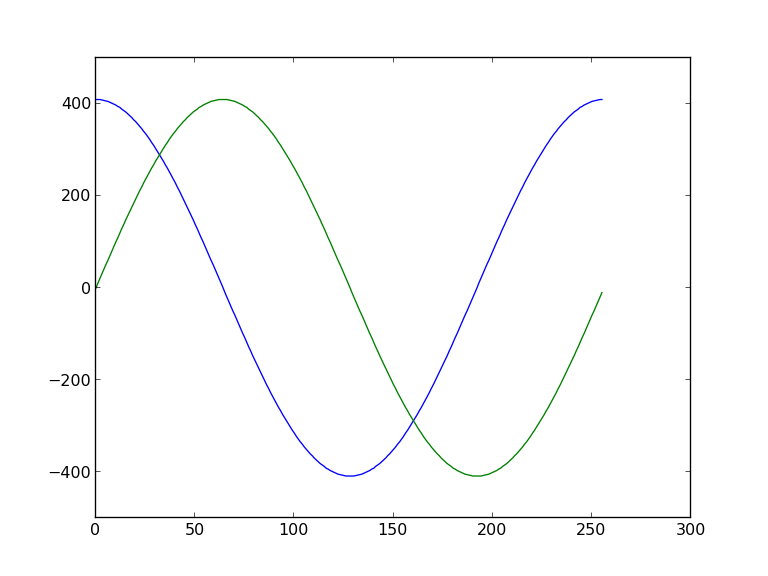

Python code for this plot:
import matplotlib.pyplot as plt
import numpy as np
import dds
i, q = dds.dds_lut(10, 256, 0.8)
n = np.arange(256)
plt.plot(n, i, n, q)
